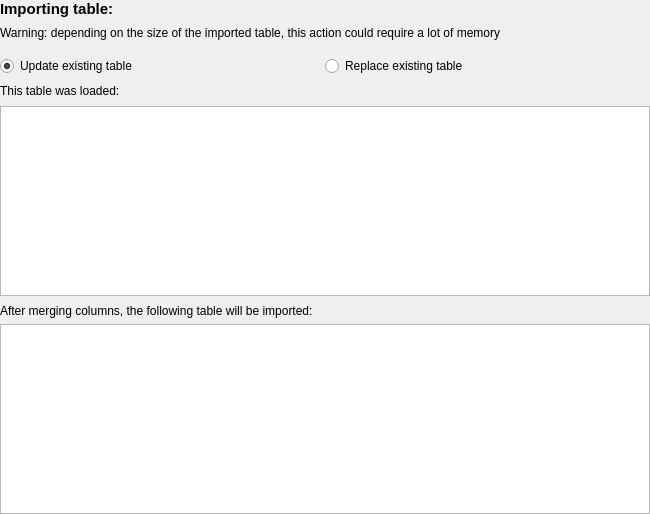
<?xml version="1.0" encoding="UTF-8"?>
<ui version="4.0">
 <class>ImportTableOptions</class>
 <widget class="QWidget" name="ImportTableOptions">
  <property name="geometry">
   <rect>
    <x>0</x>
    <y>0</y>
    <width>650</width>
    <height>514</height>
   </rect>
  </property>
  <property name="sizePolicy">
   <sizepolicy hsizetype="Preferred" vsizetype="Preferred">
    <horstretch>0</horstretch>
    <verstretch>0</verstretch>
   </sizepolicy>
  </property>
  <property name="minimumSize">
   <size>
    <width>650</width>
    <height>450</height>
   </size>
  </property>
  <property name="windowTitle">
   <string>Form</string>
  </property>
  <layout class="QGridLayout" name="gridLayout">
   <property name="leftMargin">
    <number>0</number>
   </property>
   <property name="topMargin">
    <number>0</number>
   </property>
   <property name="rightMargin">
    <number>0</number>
   </property>
   <property name="bottomMargin">
    <number>0</number>
   </property>
   <property name="verticalSpacing">
    <number>8</number>
   </property>
   <item row="0" column="0" colspan="2">
    <widget class="QLabel" name="label">
     <property name="font">
      <font>
       <pointsize>11</pointsize>
       <weight>75</weight>
       <bold>true</bold>
      </font>
     </property>
     <property name="text">
      <string>Importing table: </string>
     </property>
    </widget>
   </item>
   <item row="3" column="0" colspan="2">
    <layout class="QHBoxLayout" name="horizontalLayout_2">
     <item>
      <widget class="QRadioButton" name="radio_update">
       <property name="toolTip">
        <string>Existing rows will be replaced and missing rows will be added</string>
       </property>
       <property name="text">
        <string>Update existing table</string>
       </property>
       <property name="checked">
        <bool>true</bool>
       </property>
       <attribute name="buttonGroup">
        <string notr="true">buttonGroup</string>
       </attribute>
      </widget>
     </item>
     <item>
      <widget class="QRadioButton" name="radio_replace">
       <property name="toolTip">
        <string>The existing table will be replaced</string>
       </property>
       <property name="text">
        <string>Replace existing table</string>
       </property>
       <attribute name="buttonGroup">
        <string notr="true">buttonGroup</string>
       </attribute>
      </widget>
     </item>
    </layout>
   </item>
   <item row="2" column="0" colspan="2">
    <widget class="FileChooser" name="file_chooser" native="true"/>
   </item>
   <item row="5" column="0" colspan="2">
    <widget class="DataFrameTableView" name="table_loaded">
     <property name="sortingEnabled">
      <bool>true</bool>
     </property>
     <attribute name="horizontalHeaderStretchLastSection">
      <bool>true</bool>
     </attribute>
    </widget>
   </item>
   <item row="4" column="0" colspan="2">
    <widget class="QLabel" name="lbl_status">
     <property name="text">
      <string>This table was loaded:</string>
     </property>
    </widget>
   </item>
   <item row="1" column="0" colspan="2">
    <widget class="QLabel" name="label_3">
     <property name="text">
      <string>Warning: depending on the size of the imported table, this action could require a lot of memory</string>
     </property>
     <property name="wordWrap">
      <bool>true</bool>
     </property>
    </widget>
   </item>
   <item row="6" column="0" colspan="2">
    <widget class="QWidget" name="merged_table" native="true">
     <property name="minimumSize">
      <size>
       <width>0</width>
       <height>0</height>
      </size>
     </property>
     <layout class="QVBoxLayout" name="verticalLayout">
      <property name="spacing">
       <number>6</number>
      </property>
      <property name="leftMargin">
       <number>0</number>
      </property>
      <property name="topMargin">
       <number>0</number>
      </property>
      <property name="rightMargin">
       <number>0</number>
      </property>
      <property name="bottomMargin">
       <number>0</number>
      </property>
      <item>
       <widget class="QLabel" name="label_2">
        <property name="text">
         <string>After merging columns, the following table will be imported:</string>
        </property>
       </widget>
      </item>
      <item>
       <widget class="DataFrameTableView" name="table_to_import">
        <property name="sortingEnabled">
         <bool>true</bool>
        </property>
        <attribute name="horizontalHeaderStretchLastSection">
         <bool>true</bool>
        </attribute>
       </widget>
      </item>
     </layout>
    </widget>
   </item>
  </layout>
 </widget>
 <customwidgets>
  <customwidget>
   <class>DataFrameTableView</class>
   <extends>QTableView</extends>
   <header>gui.widgets.common.table.dataframe_table_view.h</header>
  </customwidget>
  <customwidget>
   <class>FileChooser</class>
   <extends>QWidget</extends>
   <header>gui.widgets.common.file_chooser.h</header>
   <container>1</container>
  </customwidget>
 </customwidgets>
 <resources/>
 <connections/>
 <buttongroups>
  <buttongroup name="buttonGroup"/>
 </buttongroups>
</ui>
